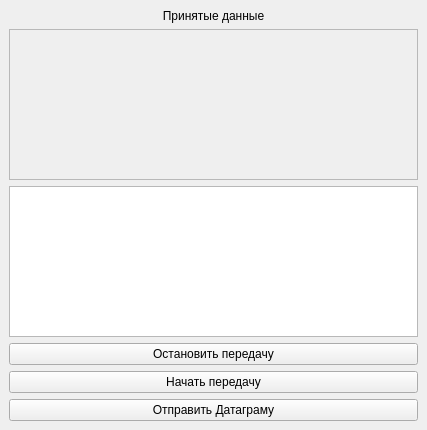
<?xml version="1.0" encoding="UTF-8"?>
<ui version="4.0">
 <class>MainWindow</class>
 <widget class="QMainWindow" name="MainWindow">
  <property name="geometry">
   <rect>
    <x>0</x>
    <y>0</y>
    <width>427</width>
    <height>430</height>
   </rect>
  </property>
  <property name="windowTitle">
   <string>MainWindow</string>
  </property>
  <widget class="QWidget" name="centralwidget">
   <layout class="QGridLayout" name="gridLayout">
    <item row="2" column="0">
     <widget class="QTextEdit" name="te"/>
    </item>
    <item row="4" column="0">
     <widget class="QPushButton" name="pb_start">
      <property name="text">
       <string>Начать передачу</string>
      </property>
     </widget>
    </item>
    <item row="1" column="0">
     <widget class="QTextEdit" name="te_result">
      <property name="enabled">
       <bool>false</bool>
      </property>
      <property name="readOnly">
       <bool>true</bool>
      </property>
     </widget>
    </item>
    <item row="0" column="0">
     <widget class="QLabel" name="lb_receiveData">
      <property name="text">
       <string>Принятые данные</string>
      </property>
      <property name="alignment">
       <set>Qt::AlignCenter</set>
      </property>
     </widget>
    </item>
    <item row="3" column="0">
     <widget class="QPushButton" name="pb_stop">
      <property name="text">
       <string>Остановить передачу</string>
      </property>
     </widget>
    </item>
    <item row="5" column="0">
     <widget class="QPushButton" name="pb_datagram">
      <property name="text">
       <string>Отправить Датаграму</string>
      </property>
     </widget>
    </item>
   </layout>
  </widget>
 </widget>
 <resources/>
 <connections/>
</ui>
